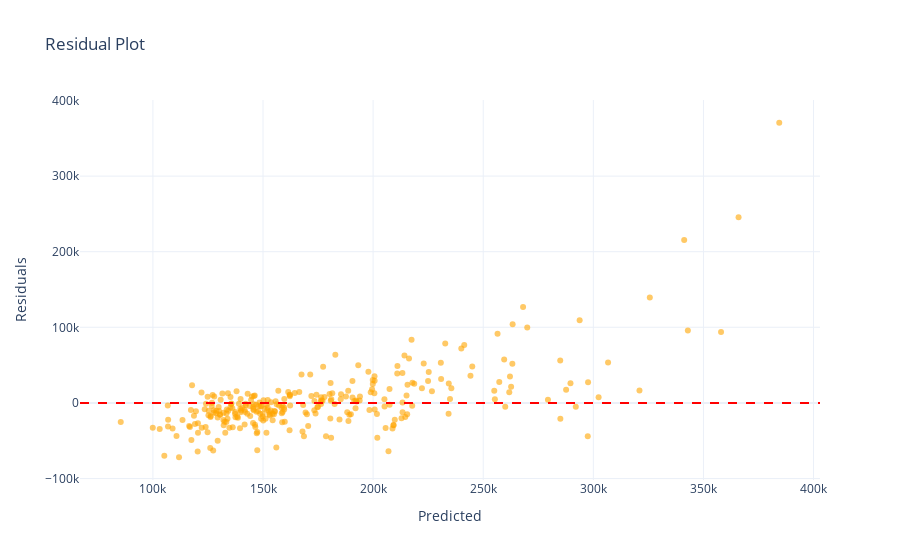

The cell this chart's notebook holds for it:
### Code cell
residuals = y_test - avg_pred

fig = go.Figure()

fig.add_trace(go.Scatter(x=avg_pred, y=residuals,
                         mode='markers',
                         name='Residuals',
                         marker=dict(color='orange', opacity=0.6)))

fig.add_hline(y=0, line_dash="dash", line_color="red")

fig.update_layout(title="Residual Plot",
                  xaxis_title="Predicted",
                  yaxis_title="Residuals",
                  template="plotly_white")
fig.show()

### Figure 1 — Plotly figure (JSON) as saved in the notebook; plotly's stock layout.template omitted (floating-point values rounded to 4 significant figures; data arrays with more than 128 entries replaced by an {"elided": "..."} marker saying what was removed)
{"data": [{"marker": {"color": "orange", "opacity": 0.6}, "mode": "markers", "name": "Residuals", "type": "scatter", "x": {"elided": "292 float values"}, "y": {"elided": "292 float values"}}], "layout": {"shapes": [{"line": {"color": "red", "dash": "dash"}, "type": "line", "x0": 0, "x1": 1, "xref": "x domain", "y0": 0, "y1": 0, "yref": "y"}], "title": {"text": "Residual Plot"}, "xaxis": {"title": {"text": "Predicted"}}, "yaxis": {"title": {"text": "Residuals"}}}}
